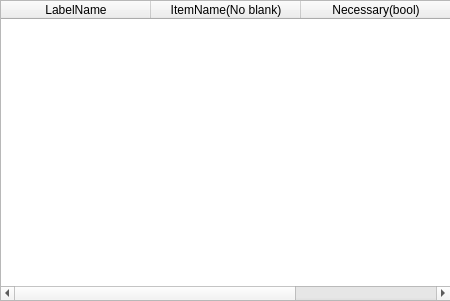
<?xml version="1.0" encoding="UTF-8"?>
<ui version="4.0">
 <class>PatientInfoSetting</class>
 <widget class="QWidget" name="PatientInfoSetting">
  <property name="geometry">
   <rect>
    <x>0</x>
    <y>0</y>
    <width>450</width>
    <height>301</height>
   </rect>
  </property>
  <property name="windowTitle">
   <string>Patient information pattern setting</string>
  </property>
  <widget class="QTableWidget" name="tableWidget">
   <property name="geometry">
    <rect>
     <x>0</x>
     <y>0</y>
     <width>451</width>
     <height>301</height>
    </rect>
   </property>
   <property name="acceptDrops">
    <bool>false</bool>
   </property>
   <property name="textElideMode">
    <enum>Qt::ElideMiddle</enum>
   </property>
   <property name="sortingEnabled">
    <bool>true</bool>
   </property>
   <attribute name="horizontalHeaderCascadingSectionResizes">
    <bool>false</bool>
   </attribute>
   <attribute name="horizontalHeaderMinimumSectionSize">
    <number>40</number>
   </attribute>
   <attribute name="horizontalHeaderDefaultSectionSize">
    <number>150</number>
   </attribute>
   <attribute name="horizontalHeaderShowSortIndicator" stdset="0">
    <bool>false</bool>
   </attribute>
   <attribute name="verticalHeaderVisible">
    <bool>true</bool>
   </attribute>
   <attribute name="verticalHeaderMinimumSectionSize">
    <number>40</number>
   </attribute>
   <attribute name="verticalHeaderDefaultSectionSize">
    <number>40</number>
   </attribute>
   <attribute name="verticalHeaderHighlightSections">
    <bool>true</bool>
   </attribute>
   <attribute name="verticalHeaderShowSortIndicator" stdset="0">
    <bool>false</bool>
   </attribute>
   <attribute name="verticalHeaderStretchLastSection">
    <bool>false</bool>
   </attribute>
   <column>
    <property name="text">
     <string>LabelName</string>
    </property>
   </column>
   <column>
    <property name="text">
     <string>ItemName(No blank)</string>
    </property>
   </column>
   <column>
    <property name="text">
     <string>Necessary(bool)</string>
    </property>
   </column>
  </widget>
 </widget>
 <resources/>
 <connections/>
</ui>
